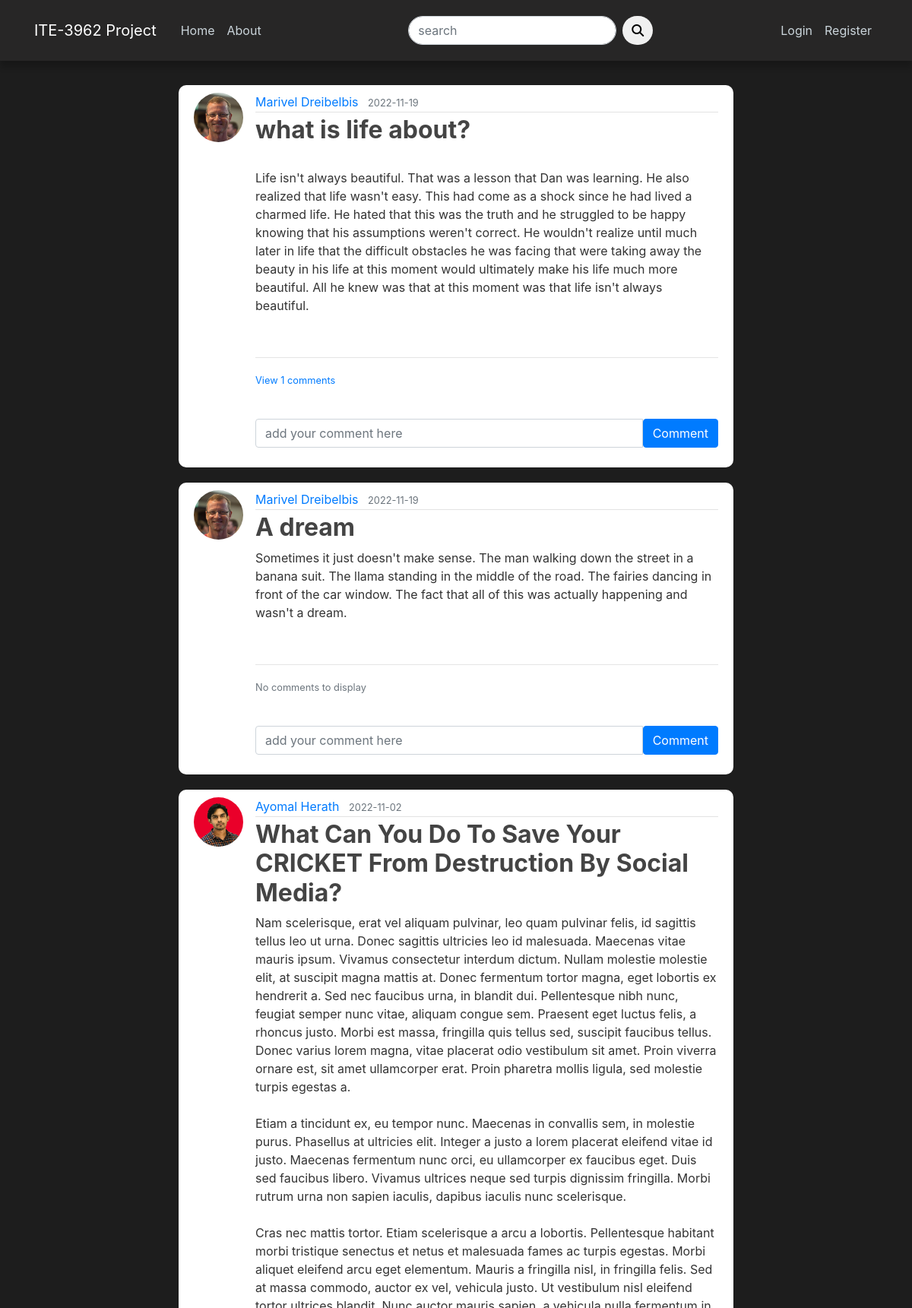
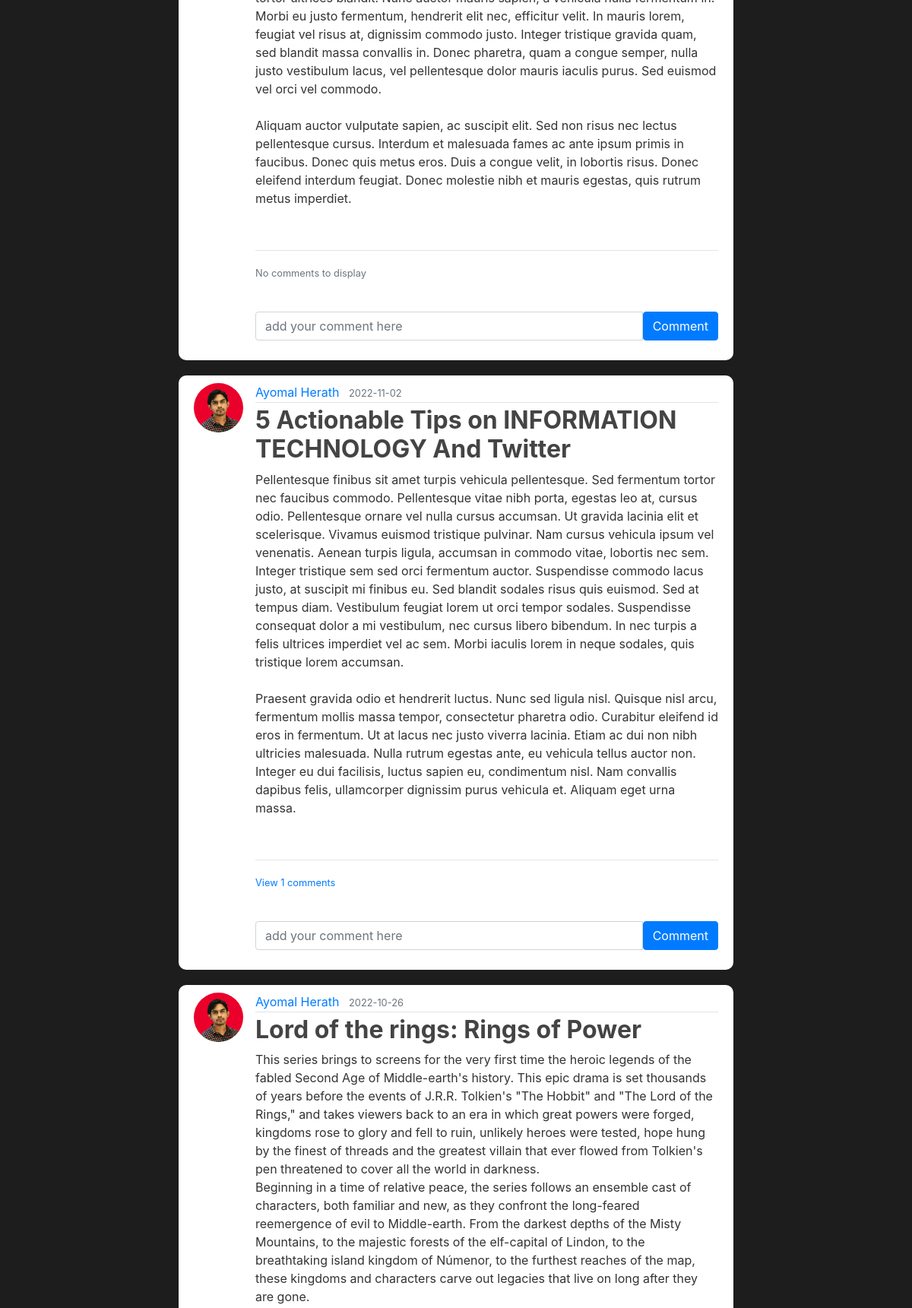
The page /home (upper part) on the database its author committed (2 pictures, top to bottom).
### blog/models.py (models this page shows, shortened)
class Post(db.Model):
    id = db.Column(db.Integer, primary_key=True)
    title = db.Column(db.String(100), nullable=False)
    date_posted = db.Column(db.DateTime, nullable=False, default=datetime.utcnow)
    content = db.Column(db.Text, nullable=False)
    post_image = db.Column(db.String(200), nullable=True)
    user_id = db.Column(db.Integer, db.ForeignKey('user.id'), nullable=False)
    comments = db.relationship('Comment', backref='post', lazy=True)

class User(db.Model, UserMixin):
    id = db.Column(db.Integer, primary_key=True)
    username = db.Column(db.String(20), unique=True, nullable=False)
    email = db.Column(db.String(120), unique=True, nullable=False)
    image_file = db.Column(db.String(20), nullable=False, default='default.jpg')
    password = db.Column(db.String(60), nullable=False)
    posts = db.relationship('Post', backref='author', lazy=True) #posts attribute sets the relationship with the Post table(1 to many)
    comments = db.relationship('Comment', backref='author', lazy=True)

### blog/main/routes.py (the view)
@main.route("/")
@main.route("/home")
def home():
    page = request.args.get('page', 1, type=int)
    posts = Post.query.order_by(Post.date_posted.desc()).paginate(page=page, per_page=5)#pagination and post order
    return render_template('home.html', posts=posts)

### blog/users/forms.py
class SearchForm(FlaskForm):
    searched = StringField('search', validators=[DataRequired()])
    submit = SubmitField('Submit')

### blog/users/routes.py (called while the page is built)
@app.context_processor
def home():
    form = SearchForm()
    return dict(form=form)

### blog/templates/home.html (shortened to what this page needs)
{% extends "layout.html" %}
{% block content %}
    {% for post in posts.items %}
        <article class="media content-section">
            <img src="{{ url_for('static', filename='profile_pics/' + post.author.image_file)}}" class="rounded-circle article-img" alt="">
            <div class="media-body">
            <div class="article-metadata">
                <a class="mr-2" href="{{url_for('users.user_posts', username=post.author.username )}}">{{ post.author.username }}</a>
                <small class="text-muted">{{ post.date_posted.strftime('%Y-%m-%d') }}</small>
            </div>
            <h2><a class="article-title font-weight-bold" href="{{ url_for('posts.post', post_id=post.id)}}">{{ post.title }}</a></h2>
            <div><p class="article-content">{{ post.content }}</p></div>
            <br><hr>
            <p class="card-text">
                {% if post.comments|length > 0 %}
                <a data-toggle="collapse" href="#comments-{{post.id}}" role="button" aria-expanded="false">
                    <small>View {{post.comments|length }} comments</small>
                </a>
                {% else%}
                <small class="text-muted">No comments to display</small>
                {% endif %}
            </p>
            <br>
            <form action="/comment/{{post.id}}" class="input-group mb-3" method="POST">
                <input type="text" name="text" id="text" class="form-control" placeholder="add your comment here"/>
                <button type="submit" class="btn btn-primary">Comment</button>
            </form>
            </div>
        </article>
    {% endfor %}
{% endblock content %}

### blog/static/main.css (style rules this page uses)
body { background: #1d1d1d; color: #333333; margin-top: 7rem; }
h1, h2, h3, h4, h5, h6 { color: #444444; }
.content-section { background: #ffffff; padding: 10px 20px; border-radius: 10px; margin-bottom: 20px; }
.article-title { color: #444444; }
.article-content { white-space: pre-line; }
.article-img { height: 65px; width: 65px; margin-right: 16px; }
.article-metadata { padding-bottom: 1px; margin-bottom: 4px; border-bottom: 1px solid #e3e3e3 }

### rows shown on the page
Post: image_file (picture), author.username "Marivel Dreibelbis", date_posted "2022-11-19", title "what is life about?", content "Life isn't always beautiful. That was a lesson that Dan was learning. He also realized that life wasn't easy. This had come as a shock since he had lived a charmed life. He hated that this was the truth and he struggled to be happy knowing that his assumptions weren't correct. He wouldn't realize until much later in life that the difficult obstacles he was facing that were taking away the beauty in his life at this moment would ultimately make his life much more beautiful. All he knew was that at this moment was that life isn't always beautiful.", comments|length "1"
Post: image_file (picture), author.username "Marivel Dreibelbis", date_posted "2022-11-19", title "A dream", content "Sometimes it just doesn't make sense. The man walking down the street in a banana suit. The llama standing in the middle of the road. The fairies dancing in front of the car window. The fact that all of this was actually happening and wasn't a dream.", shows "No comments to display"
Post: image_file (picture), author.username "Ayomal Herath", date_posted "2022-11-02", title "What Can You Do To Save Your CRICKET From Destruction By Social Media?", content "Nam scelerisque, erat vel aliquam pulvinar, leo quam pulvinar felis, id sagittis tellus leo ut urna. Donec sagittis ultricies leo id malesuada. Maecenas vitae mauris ipsum. Vivamus consectetur interdum dictum. Nullam molestie molestie elit, at suscipit magna mattis at. Donec fermentum tortor magna, eget lobortis ex hendrerit a. Sed nec faucibus urna, in blandit dui. Pellentesque nibh nunc, feugiat semper nunc vitae, aliquam congue sem. Praesent eget luctus felis, a rhoncus justo. Morbi est massa, fringilla quis tellus sed, suscipit faucibus tellus. Donec varius lorem magna, vitae placerat odio vestibulum sit amet. Proin viverra ornare est, sit amet ullamcorper erat. Proin pharetra mollis…", shows "No comments to display"
Post: image_file (picture), author.username "Ayomal Herath", date_posted "2022-11-02", title "5 Actionable Tips on INFORMATION TECHNOLOGY And Twitter", content "Pellentesque finibus sit amet turpis vehicula pellentesque. Sed fermentum tortor nec faucibus commodo. Pellentesque vitae nibh porta, egestas leo at, cursus odio. Pellentesque ornare vel nulla cursus accumsan. Ut gravida lacinia elit et scelerisque. Vivamus euismod tristique pulvinar. Nam cursus vehicula ipsum vel venenatis. Aenean turpis ligula, accumsan in commodo vitae, lobortis nec sem. Integer tristique sem sed orci fermentum auctor. Suspendisse commodo lacus justo, at suscipit mi finibus eu. Sed blandit sodales risus quis euismod. Sed at tempus diam. Vestibulum feugiat lorem ut orci tempor sodales. Suspendisse consequat dolor a mi vestibulum, nec cursus libero bibendum. In nec turpis…", comments|length "1"
Post: image_file (picture), author.username "Ayomal Herath", date_posted "2022-10-26", title "Lord of the rings: Rings of Power", content "This series brings to screens for the very first time the heroic legends of the fabled Second Age of Middle-earth's history. This epic drama is set thousands of years before the events of J.R.R. Tolkien's \"The Hobbit\" and \"The Lord of the Rings,\" and takes viewers back to an era in which great powers were forged, kingdoms rose to glory and fell to ruin, unlikely heroes were tested, hope hung by the finest of threads and the greatest villain that ever flowed from Tolkien's pen threatened to cover all the world in darkness. Beginning in a time of relative peace, the series follows an ensemble cast of characters, both familiar and new, as they confront the long-feared reemergence of evil to…"
